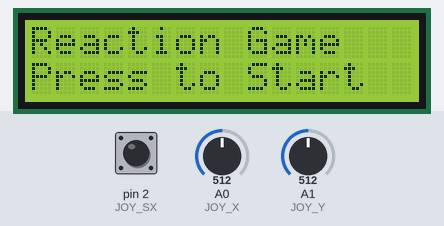
The sketch below on a simulated Arduino Uno, built with avr-gcc and run on an emulated ATmega328P. Parts: 16×2 character LCD. Inputs (shaded band) come from the test bench; at power-on: pin 2 (JOY_SX) HIGH, A0 (JOY_X) = 512, A1 (JOY_Y) = 512. Random numbers use the default seed unless the sketch sets one; what the sketch prints to the serial monitor is not drawn.

Above: at 0.8 s.
0.9 s: pin 2 (JOY_SX) pulled LOW for 0.15 s
At 1.2 s:
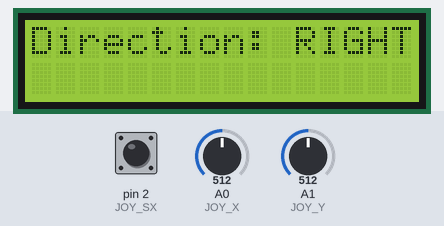
At 2.5 s:
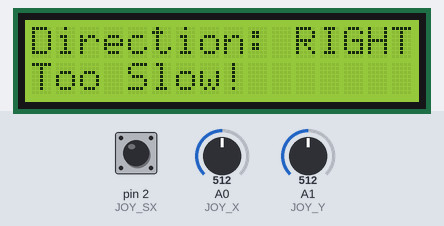
4.0 s: A0 (JOY_X) set to 290
At 4.0 s:
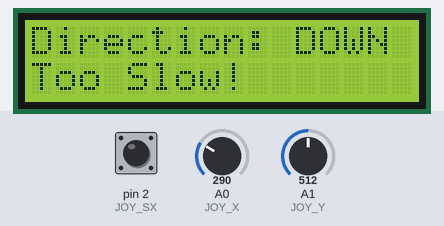
7.0 s: A1 (JOY_Y) set to 316
10.0 s: A1 (JOY_Y) set to 282
At 10.3 s:
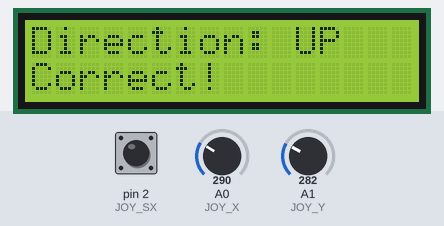
13.0 s: A0 (JOY_X) set to 688
14.5 s: A0 (JOY_X) set to 709
Timing chart, 0 to 17.5 s (numbered marks = the images above; inputs shaded):
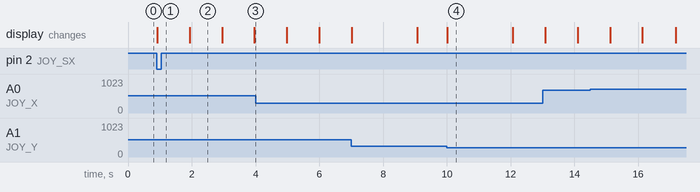

The sketch:

Game.ino
```cpp
#include <Wire.h>
#include <LiquidCrystal_I2C.h>

#define JOY_X A0
#define JOY_Y A1
#define JOY_SX 2

LiquidCrystal_I2C lcd(0x27, 16, 2);

int score = 0;
int numround = 10;
unsigned long timeres = 1000;

void setup() {
  Wire.begin();
  pinMode(JOY_X, INPUT);
  pinMode(JOY_Y, INPUT);
  pinMode(JOY_SX, INPUT_PULLUP);

  lcd.begin(16, 2);
  lcd.backlight();

  Serial.begin(9600);
  lcd.setCursor(0, 0);
  lcd.print("Reaction Game");
  lcd.setCursor(0, 1);
  lcd.print("Press to Start");

  while (digitalRead(JOY_SX) == HIGH);
  lcd.clear();
}

void loop() {
  score = 0;

  for (int i = 0; i < numround; i++) {
    String targetDirection = generateDirection();
    lcd.setCursor(0, 0);
    lcd.print("Direction: ");
    lcd.print(targetDirection);

    unsigned long startTime = millis();
    bool correct = false;

    while (millis() - startTime < timeres) {
      if (checkDirection(targetDirection)) {
        correct = true;
        score++;
        break;
      }
    }

    lcd.setCursor(0, 1);
    if (correct) {
      lcd.print("Correct!     ");
    } else {
      lcd.print("Too Slow!    ");
    }

    delay(1000);
    lcd.clear();
  }

  lcd.setCursor(0, 0);
  lcd.print("Game Over!");
  lcd.setCursor(0, 1);
  lcd.print("Score: ");
  lcd.print(score);

  Serial.print("Game Over! Score: ");
  Serial.println(score);

  while (digitalRead(JOY_SX) == HIGH);
  lcd.clear();
}

String generateDirection() {
  int randNum = random(0, 4);
  switch (randNum) {
    case 0: return "UP";
    case 1: return "DOWN";
    case 2: return "LEFT";
    case 3: return "RIGHT";
  }
  return "";
}

bool checkDirection(String targetDirection) {
  int xVal = analogRead(JOY_X);
  int yVal = analogRead(JOY_Y);

  if (targetDirection == "UP" && yVal < 300) return true;
  if (targetDirection == "DOWN" && yVal > 700) return true;
  if (targetDirection == "LEFT" && xVal < 300) return true;
  if (targetDirection == "RIGHT" && xVal > 700) return true;

  return false;
}
```

Measured:
- the behaviour switches between 300 and 299 on A1 (JOY_Y) (found by bisection; images 3 and 4)
- after the input at 0.9 s, the display: changes at once (image 1)
- what the display in image 2 shows lasts 1.0 s, from 1.9 s to 2.9 s
- what the display in image 4 shows lasts 2.1 s, from 10.0 s to 12.1 s
